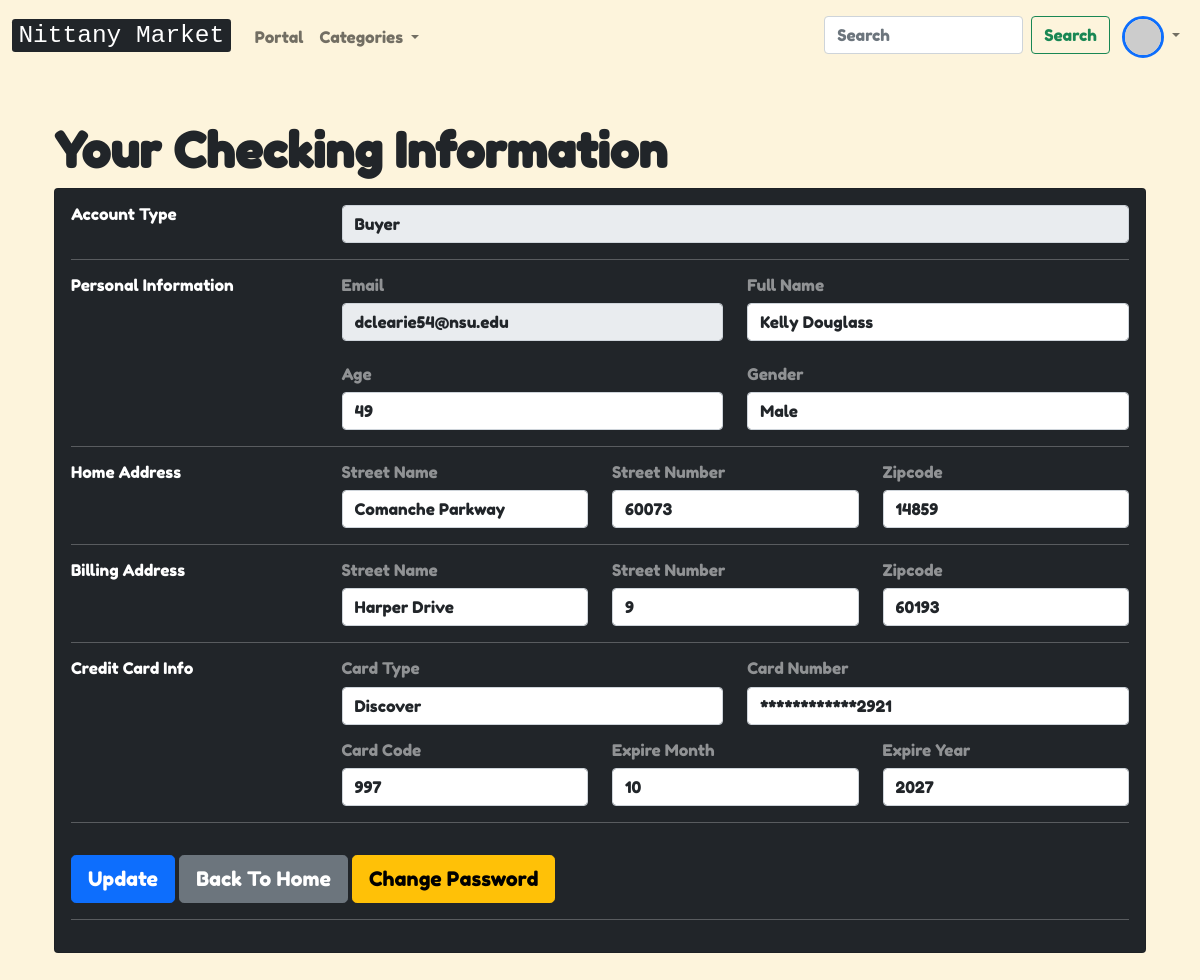
The app's page /checking-info/ (signed in) with its own data.
### apps/users/models.py (models this page shows, shortened)
class Buyer(models.Model):
    buyer_email = models.ForeignKey(User, on_delete=models.CASCADE, primary_key=True, related_name="buyer_infos")
    first_name = models.CharField(max_length=255)
    last_name = models.CharField(max_length=255)
    gender = models.CharField(max_length=255, choices=GENDER_CHOICES)
    age = models.IntegerField()
    home_address_id = models.ForeignKey(Address, on_delete=models.CASCADE, related_name="home_address")
    billing_address_id = models.ForeignKey(Address, on_delete=models.CASCADE, related_name="billing_address")

class Address(models.Model):
    address_id = models.CharField(primary_key=True, max_length=255)
    zipcode = models.ForeignKey(ZipcodeInfo, on_delete=models.CASCADE)
    street_num = models.CharField(max_length=255)
    street_name = models.CharField(max_length=255)

class ZipcodeInfo(models.Model):
    zipcode = models.IntegerField(primary_key=True)
    city = models.CharField(max_length=255)
    state_id = models.CharField(max_length=255)
    population = models.IntegerField()
    density = models.FloatField()
    county_name = models.CharField(max_length=255)
    timezone = models.CharField(max_length=255)
    def __str__(self):
        return str(self.zipcode)

### apps/payments/models.py (models this page shows)
class CreditCard(models.Model):
    card_num = models.CharField(primary_key=True, max_length=255)
    card_code = models.IntegerField()
    expire_month = models.CharField(max_length=255)
    expire_year = models.IntegerField()
    card_type = models.CharField(max_length=255)
    owner = models.ForeignKey(Buyer, on_delete=models.CASCADE, related_name="credit_cards")
    def get_card_num(self):
        return f"************{self.card_num[-4:]}"

### apps/users/views.py (the view)
# urls.py: path('checking-info/', checking_info, name="checking_info"),
@login_required
def checking_info(request):
    if request.method == "POST":
        pass
    return render(request, "users/checking-info.html")

### apps/products/context_processors.py (called while the page is built)
def root_categories(request):
    return {"root_categories": Category.objects.filter(parent_category="Root")}

### templates/users/checking-info.html (shortened to what this page needs)
{% load static %}
<!doctype html>
<html lang="en">
    <head>
        <link href="{% static 'fontawesome-free-5.15.3-web/css/all.min.css' %}" rel="stylesheet">
        <link href="{% static 'bootstrap5.0.1/css/bootstrap.min.css' %}" rel="stylesheet">
    </head>
    <body style="font-family: 'Fredoka One',serif; background-color: #FDF4DC;">
    <main>
            {% include 'navbar.html' %}
    <div class="container">
            <div class="container-fluid py-5">
                <h1 class="display-5 fw-bold">Your Checking Information </h1>
                <div class="card bg-dark text-white mb-3">
                    <div class="card-body">
                        <form action="{% url 'checking_info' %}" method="post">
                      <div class="row">
                        <div class="col-sm-3">
                          <h6 class="mb-0">Account Type</h6>
                        </div>
                        <div class="col-sm-9 text-white-50">
                            <input type="text" class="form-control" id="fullname" value="{% if user.buyer_infos.exists %}Buyer{% else %}Seller  {% endif %}" disabled>
                        </div>
                      </div>
                      <hr>
                      <div class="row">
                        <div class="col-sm-3">
                          <h6 class="mb-0">Personal Information</h6>
                        </div>
                        <div class="col-sm-9 text-white-50">
                               {% if user.buyer_infos.exists %}
                            {% with buyer=user.buyer_infos.first %}
                            <div class="row">
                                <div class="col">
                                    <div class="col">
                                      <h6 class="mb">Email</h6>
                                    </div>
                                    <div class="col text-white-50">
                                        <input type="email" class="form-control" id="email" aria-describedby="emailHelp" value="{{ user.email }}" disabled>
                                    </div>
                                </div>
                                <div class="col">
                                    <div class="col">
                                        <h6 class="mb">Full Name</h6>
                                    </div>
                                    <div class="col text-white-50">
                                        <input type="text" class="form-control" name="full_name" id="full_name" value="{{ buyer.first_name }} {{ buyer.last_name }}">
                                    </div>
                                </div>
                            </div>
                            <br>
                            <div class="row">
                                <div class="col">
                                    <div class="col">
                                        <h6 class="mb">Age</h6>
                                    </div>
                                    <div class="col text-white-50">
                                        <input type="text" class="form-control" name="age" id="age" value="{{ buyer.age }}">
                                    </div>
                                </div>
                                <div class="col">
                                    <div class="col">
                                        <h6 class="">Gender</h6>
                                    </div>
                                    <div class="col text-white-50">
                                        <input type="text" class="form-control" name="gender" id="gender" value="{{ buyer.gender }}">
                                    </div>
                                </div>
                            </div>
                            {% endwith %}
                        {% endif %}
                        </div>
                      </div>
                      <hr>
                        {% if user.buyer_infos.exists %}
                        <div class="row">
                            <div class="col-sm-3">
                                <h6 class="mb-0">Home Address</h6>
                            </div>
                            <div class="col-sm-9 text-white-50">
                                {% with home=user.buyer_infos.first.home_address_id %}
                                <div class="row">
                                    <div class="col">
                                        <div class="col">
                                            <h6 class="mb">Street Name</h6>
                                        </div>
                                        <div class="col text-white-50">
                                            <input type="text" class="form-control" name="street_name" id="street_name" value="{{ home.street_name }}">
                                        </div>
                                    </div>
                                    <div class="col">
                                        <div class="col">
                                            <h6 class="">Street Number</h6>
                                        </div>
                                        <div class="col text-white-50">
                                            <input type="text" class="form-control" name="street_num" id="street_num" value="{{ home.street_num }}">
                                        </div>
                                    </div>
                                    <div class="col">
                                        <div class="col">
                                            <h6 class="">Zipcode</h6>
                                        </div>
                                        <div class="col text-white-50">
                                            <input type="number" class="form-control" name="zipcode" id="zipcode" value="{{ home.zipcode }}">
                                        </div>
                                    </div>
                                </div>
                                {% endwith %}
                            </div>
                        </div>
                        <hr>
                        <div class="row">
                            <div class="col-sm-3">
                                <h6 class="mb-0">Billing Address</h6>
                            </div>
                            <div class="col-sm-9 text-white-50">
                                {% with billing=user.buyer_infos.first.billing_address_id %}
                                <div class="row">
                                    <div class="col">
                                        <div class="col">
                                            <h6 class="mb">Street Name</h6>
                                        </div>
                                        <div class="col text-white-50">
                                            <input type="text" class="form-control" name="street_name" id="street_name" value="{{ billing.street_name }}">
                                        </div>
                                    </div>
                                    <div class="col">
                                        <div class="col">
                                            <h6 class="">Street Number</h6>
                                        </div>
                                        <div class="col text-white-50">
                                            <input type="text" class="form-control" name="street_num" id="street_num" value="{{ billing.street_num }}">
                                        </div>
                                    </div>
                                    <div class="col">
                                        <div class="col">
                                            <h6 class="">Zipcode</h6>
                                        </div>
                                        <div class="col text-white-50">
                                            <input type="number" class="form-control" name="zipcode" id="zipcode" value="{{ billing.zipcode }}">
                                        </div>
                                    </div>
                                </div>
                                {% endwith %}
                            </div>
                        </div>
                        <hr>
                        <div class="row">
                            <div class="col-sm-3">
                                <h6 class="mb-0">Credit Card Info</h6>
                            </div>
                            <div class="col-sm-9 text-white-50">
                                {% with card=user.buyer_infos.first.credit_cards.first%}
                                <div class="row mb-3">
                                    <div class="col">
                                        <div class="col">
                                            <h6 class="mb">Card Type</h6>
                                        </div>
                                        <div class="col text-white-50">
                                            <input type="text" class="form-control" name="card_type" id="card_type" value="{{ card.card_type }}">
                                        </div>
                                    </div>
                                    <div class="col">
                                        <div class="col">
                                            <h6 class="">Card Number</h6>
                                        </div>
                                        <div class="col text-white-50">
                                            <input type="text" class="form-control" name="card_num" id="card_num" value="{{ card.get_card_num }}">
                                        </div>
                                    </div>
                                </div>
                                <div class="row">
                                    <div class="col">
                                        <div class="col">
                                            <h6 class="mb">Card Code</h6>
                                        </div>
                                        <div class="col text-white-50">
                                            <input type="text" class="form-control" name="card_code" id="card_code" value="{{ card.card_code }}">
                                        </div>
                                    </div>
                                    <div class="col">
                                        <div class="col">
                                            <h6 class="">Expire Month</h6>
                                        </div>
                                        <div class="col text-white-50">
                                            <input type="text" class="form-control" name="expire_month" id="expire_month" value="{{ card.expire_month }}">
                                        </div>
                                    </div>
                                    <div class="col">
                                        <div class="col">
                                            <h6 class="">Expire Year</h6>
                                        </div>
                                        <div class="col text-white-50">
                                            <input type="number" class="form-control" name="expire_year" id="expire_year" value="{{ card.expire_year }}">
                                        </div>
                                    </div>
                                </div>
                                {% endwith %}
                            </div>
                        </div>
                        <hr>
                        {% endif %}
                      <div class="row">
                        <div class="col-sm-12">
                        <button type="submit" class="btn btn-primary btn-lg mt-3" >Update</button>
                        <a class="btn btn-secondary btn-lg mt-3" href="{% url 'home' %}">Back To Home</a>
                            <button type="button" class="btn btn-warning btn-lg mt-3" data-bs-toggle="modal" data-bs-target="#passModal">
                                Change Password
                            </button>
                        </div>
                      </div>
                            <hr>
                        </form>
                    </div>
                  </div>
            </div>
        </div>
    </main>
    </body>
</html>

### records on screen
Buyer: full_name "Kelly Douglass", age "49", gender "Male"
Address: street_name "Comanche Parkway", street_num "60073", zipcode "14859"
Address: street_name "Harper Drive", street_num "9", zipcode "60193"
CreditCard: card_type "Discover", card_num "************2921", card_code "997", expire_month "10", expire_year "2027"
